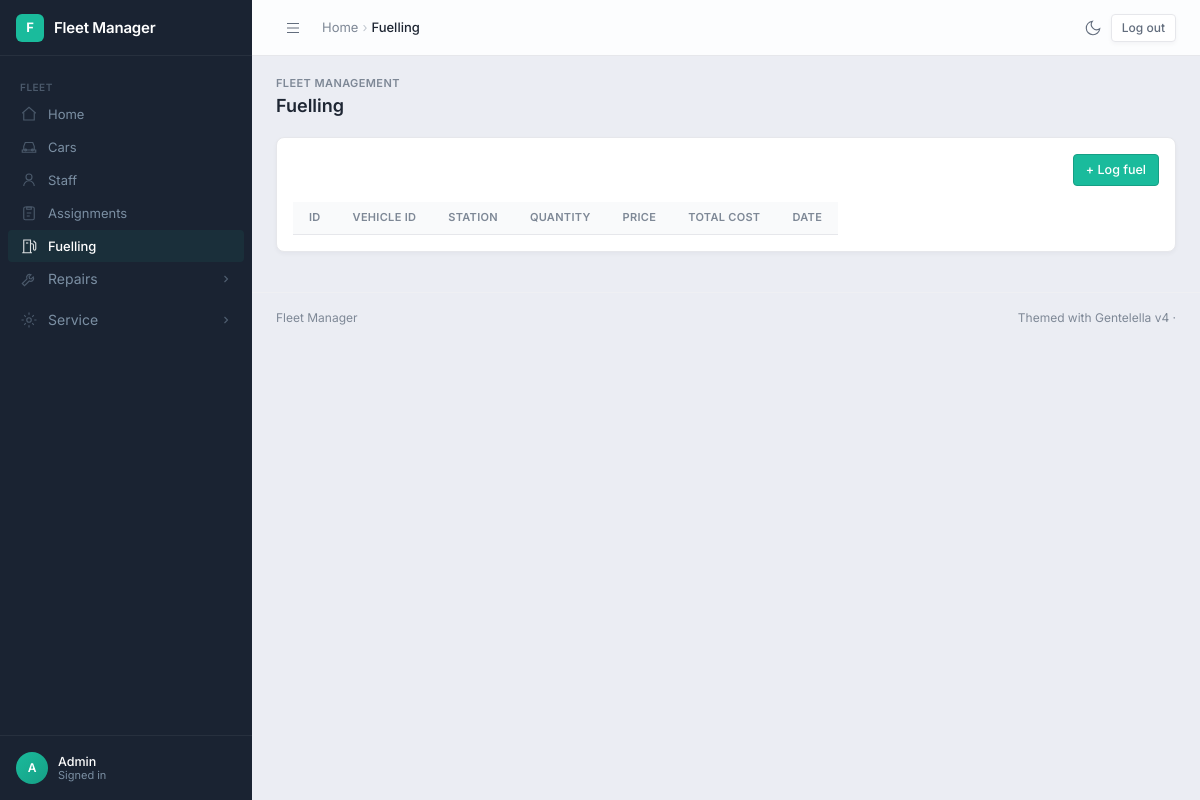
The page /fuelling/ (signed in) on the database as committed earlier.
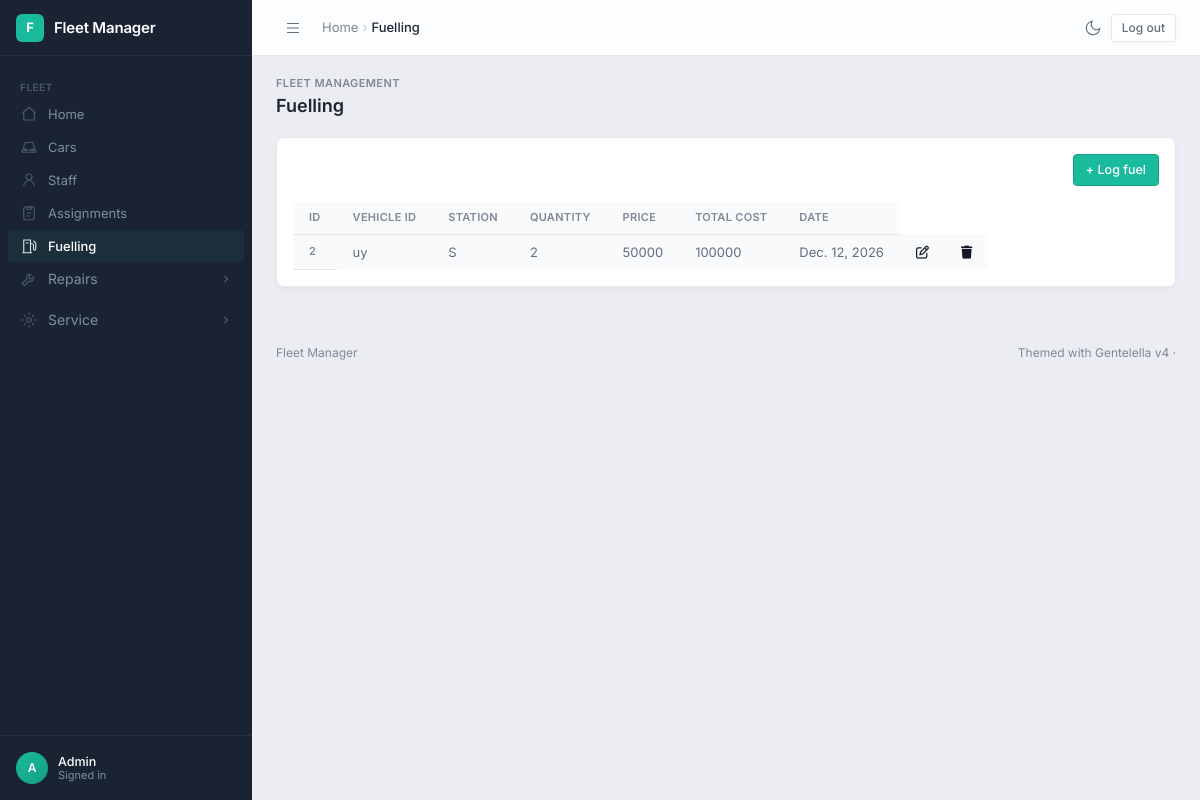
The same page on the database as committed later.
### fleetmanagement/models.py (models this page shows)
class Fuelling(models.Model):
    STATION_OPTIONS = [
        ("S", "Shell"),
        ("T", "Total")
    ]
    vehicle_id = models.ForeignKey(Car, on_delete = models.CASCADE)
    station = models.CharField(choices=STATION_OPTIONS)
    quantity = models.IntegerField()
    price = models.IntegerField()
    date = models.DateField(auto_now=False)
    @property
    def total_cost(self):
        return self.quantity * self.price

class Car(models.Model):
    TRANSIT_OPTIONS = [
        ("A", "Auto"),
        ("M", "Manual")
    ]
    ENGINE_OPTIONS = [
        ("P", "Petrol"),
        ("D", "Diesel")
    ]
    car_type = models.CharField(max_length=10, verbose_name="Car Type")
    Brand = models.CharField(max_length=10, verbose_name="Brand Name")
    number_plate = models.CharField(max_length=10, verbose_name="Number Plate")
    Model = models.CharField(max_length=10)
    Expiry_insurance = models.DateField(auto_now=False)
    Transmission = models.CharField(max_length=10, choices=TRANSIT_OPTIONS)
    Engine_type = models.CharField(max_length=10, choices=ENGINE_OPTIONS, verbose_name="Engine Type")
    def __str__(self):
            return self.number_plate

### fleetmanagement/views.py (the view)
# urls.py: path('fuelling/', fuelling_form, name='fuelling_page'),
@login_required
def fuelling_form(request):
    message = ''
    if request.method == "POST":
        fuelform = FuellingForm(request.POST)
        if fuelform.is_valid():
            fuelform.save()
            return redirect('fuelling_page')
    else:
        fuelform = FuellingForm()
    fuel = Fuelling.objects.all()
    context = {
        'form' : fuelform,
        'msg' : message,
        'fuel' : fuel
    }
    return render(request, 'fuel.html', context)

### fleetmanagement/templates/fuel.html
{% extends './home.html' %}
{% load crispy_forms_tags %}
{% block content %}
    {% include 'add_form.html' with title='Log fuel' %}
    <table class="table table-striped">
            <thead>
                <tr>
                    <th scope="col">Id</th>
                    <th scope="col">Vehicle Id</th>
                    <th scope="col">station</th>
                    <th scope="col">Quantity</th>
                    <th scope="col">price</th>
                    <th scope="col">total cost</th>
                    <th scope="col">Date</th>
                </tr>
            </thead>
            <tbody>
                {% for fuel in fuel %}
                    <tr>
                        <th scope="row">{{fuel.id}}</th>
                        <td>{{fuel.vehicle_id}}</td>
                        <td>{{fuel.station}}</td>
                        <td>{{fuel.quantity}}</td>
                        <td>{{fuel.price}}</td>
                        <td>{{fuel.total_cost}}</td>
                        <td>{{fuel.date}}</td>
                        <td><a href="{% url 'edit_fuel_page' fuel.id %}"><i class="fa-regular fa-pen-to-square" style="color: rgb(15, 25, 40);"></i></a></td>
                        <td><a href="{% url 'delete_fuel_page' fuel.id %}"><i class="fa-solid fa-trash" style="color: rgb(15, 25, 40);"></i></a></td>
                    </tr>
                {% endfor %}
            </tbody>
        </table>
{% endblock content %}

Rows that differ between the two databases and show on the page:
added Fuelling: id "2", vehicle_id "uy", station "S", quantity "2", price "50000", total_cost "100000", date "Dec. 12, 2026"
